Frame 1 (no input): blank canvas, image omitted
Frame 60 (no input): blank canvas, image omitted
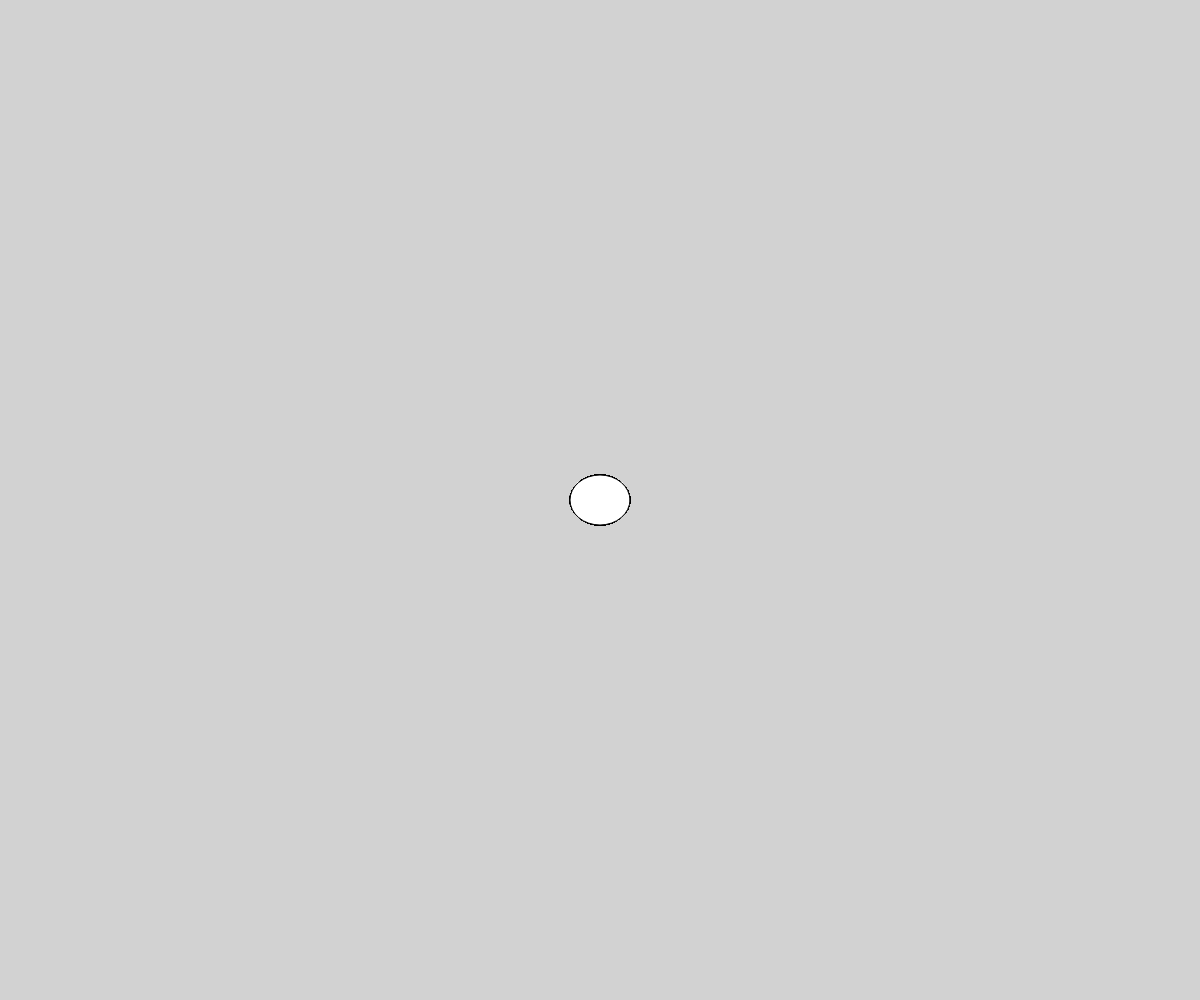
Frame 120 (the mouse pressed at the canvas centre since frame 60)

The p5.js sketch whose frames 1 and 60 were blank and that drew this single picture after the mouse press (run headless with seeded random() and noise() and a simulated clock; from frame 60 on, the mouse is pressed at the canvas centre):

// p5.js sketch
// ── sketch.js
function setup(){
  createCanvas(window.innerWidth,window.innerHeight);
  background(210);
}


function draw(){
  ellipse(mouseX, mouseY, mouseX /10, mouseY/10);
}

// function setup(){
//   createCanvas(window.innerWidth,window.innerHeight);
//   background(255);
//   noCursor();
// }

// function draw(){

// }

// function mouseDragged(){
//   stroke(random(255), random(255),255);
//   strokeWeight(10);
//   line(width/2, height/2, mouseX, mouseY);
// }

// var pressed = false;

// function setup(){
//   createCanvas(window.innerWidth,window.innerHeight);
//   background(255);
// }

// function draw(){
//   if(pressed == true){
//     ellipse(mouseX, mouseY, 20,20);
//   }
// }

// function mousePressed(){
//   background(0);
//   pressed = true;
// }

// function mouseReleased(){
//   background(255);
//   pressed = false;
// }
